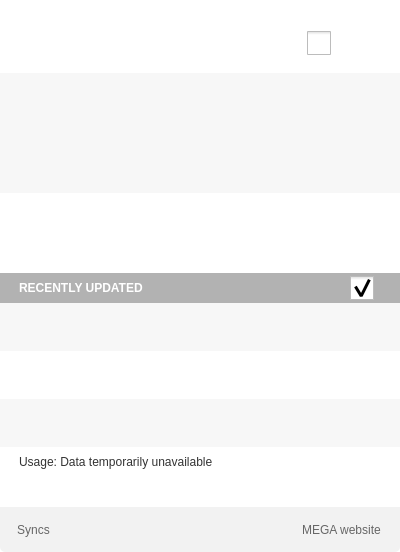
<?xml version="1.0" encoding="UTF-8"?>
<ui version="4.0">
 <class>InfoDialog</class>
 <widget class="QDialog" name="InfoDialog">
  <property name="geometry">
   <rect>
    <x>0</x>
    <y>0</y>
    <width>400</width>
    <height>552</height>
   </rect>
  </property>
  <property name="minimumSize">
   <size>
    <width>400</width>
    <height>552</height>
   </size>
  </property>
  <property name="maximumSize">
   <size>
    <width>400</width>
    <height>552</height>
   </size>
  </property>
  <property name="windowTitle">
   <string/>
  </property>
  <property name="styleSheet">
   <string notr="true">#InfoDialog
{
background: transparent;
}

QPushButton
{
    border: none;
}

QWidget
{
font-size: 11px;
}

#wHeader
{
border-top-left-radius: 5px;
border-top-right-radius: 5px;
background-color: white;
}

#lRecentlyUpdated
{

background: rgb(178, 178, 178);
color:  rgb(255, 255, 255);
font-size: 12px;
font-weight: bold;
}

#wRecentlyUpdated
{
background: rgb(178, 178, 178);
}
#lSyncUpdated
{
color:  rgb(166, 166, 166);
font-size: 16px;
font-weight: bold;
}

#wBottom
{
background: rgb(242, 242, 242);
}

#sActiveTransfers
{
background-color: #F7F7F7;
}

#lQueued
{
color: rgb(102, 102, 102);
}

#lDownloads
{
color: rgb(102, 102, 102);
font-weight: bold;
}

#lUploads
{
color: rgb(102, 102, 102);
font-weight: bold;
}

#bUploads
{
color: rgb(102, 102, 102);
}

#bDownloads
{
color: rgb(102, 102, 102);
}

#lTotalUsed
{
font-size: 12px;
}

#lPercentageUsed
{
font-size: 12px;
}

#bSyncFolder
{
font-size: 12px;
}

#bOfficialWeb
{
font-size: 12px;
}

#lRemainingTimeD
{
font-weight: bold;
}

#lRemainingTimeU
{
font-weight: bold;
}

#lPercentageUsed
{
padding-right: 0px;
}

#wBottom
{
border-bottom-left-radius: 5px;
border-bottom-right-radius: 5px;
}

#wUsage
{
background-color: white;
}

#wTransfers
{
	background-color: #F7F7F7;
}

#wDescriptions
{
   background-color: white;
}

#pUsage
{
padding-left: 1px;
}

#wRecentLayout
{
    background-color: white;
}
</string>
  </property>
  <property name="sizeGripEnabled">
   <bool>false</bool>
  </property>
  <property name="modal">
   <bool>false</bool>
  </property>
  <layout class="QVBoxLayout" name="verticalLayout_5" stretch="0,0,0,1,0,0">
   <property name="spacing">
    <number>0</number>
   </property>
   <property name="leftMargin">
    <number>0</number>
   </property>
   <property name="topMargin">
    <number>0</number>
   </property>
   <property name="rightMargin">
    <number>0</number>
   </property>
   <property name="bottomMargin">
    <number>0</number>
   </property>
   <item>
    <widget class="QToolButton" name="toolButton">
     <property name="sizePolicy">
      <sizepolicy hsizetype="Minimum" vsizetype="Fixed">
       <horstretch>0</horstretch>
       <verstretch>0</verstretch>
      </sizepolicy>
     </property>
     <property name="styleSheet">
      <string notr="true">border: none;
padding-bottom: -1px;</string>
     </property>
     <property name="text">
      <string/>
     </property>
     <property name="icon">
      <iconset resource="Resources.qrc">
       <normaloff>:/images/top_arrow.png</normaloff>:/images/top_arrow.png</iconset>
     </property>
     <property name="iconSize">
      <size>
       <width>22</width>
       <height>11</height>
      </size>
     </property>
    </widget>
   </item>
   <item>
    <widget class="QWidget" name="wHeader" native="true">
     <property name="minimumSize">
      <size>
       <width>0</width>
       <height>60</height>
      </size>
     </property>
     <property name="maximumSize">
      <size>
       <width>16777215</width>
       <height>60</height>
      </size>
     </property>
     <layout class="QHBoxLayout" name="horizontalLayout">
      <property name="spacing">
       <number>21</number>
      </property>
      <property name="leftMargin">
       <number>17</number>
      </property>
      <property name="topMargin">
       <number>8</number>
      </property>
      <property name="rightMargin">
       <number>14</number>
      </property>
      <property name="bottomMargin">
       <number>8</number>
      </property>
      <item>
       <widget class="QPushButton" name="lHeader">
        <property name="sizePolicy">
         <sizepolicy hsizetype="Minimum" vsizetype="Minimum">
          <horstretch>0</horstretch>
          <verstretch>0</verstretch>
         </sizepolicy>
        </property>
        <property name="minimumSize">
         <size>
          <width>0</width>
          <height>0</height>
         </size>
        </property>
        <property name="maximumSize">
         <size>
          <width>16777215</width>
          <height>16777215</height>
         </size>
        </property>
        <property name="styleSheet">
         <string notr="true"/>
        </property>
        <property name="text">
         <string/>
        </property>
        <property name="icon">
         <iconset resource="Resources.qrc">
          <normaloff>:/images/mega_logo.png</normaloff>:/images/mega_logo.png</iconset>
        </property>
        <property name="iconSize">
         <size>
          <width>150</width>
          <height>60</height>
         </size>
        </property>
        <property name="flat">
         <bool>true</bool>
        </property>
       </widget>
      </item>
      <item>
       <spacer name="horizontalSpacer_2">
        <property name="orientation">
         <enum>Qt::Horizontal</enum>
        </property>
        <property name="sizeHint" stdset="0">
         <size>
          <width>40</width>
          <height>60</height>
         </size>
        </property>
       </spacer>
      </item>
      <item>
       <widget class="QCheckBox" name="bPause">
        <property name="sizePolicy">
         <sizepolicy hsizetype="Maximum" vsizetype="Maximum">
          <horstretch>0</horstretch>
          <verstretch>0</verstretch>
         </sizepolicy>
        </property>
        <property name="minimumSize">
         <size>
          <width>0</width>
          <height>0</height>
         </size>
        </property>
        <property name="maximumSize">
         <size>
          <width>16777215</width>
          <height>16777215</height>
         </size>
        </property>
        <property name="styleSheet">
         <string notr="true">
QCheckBox::indicator {
     width: 24px;
     height: 24px;
	 subcontrol-position:  center;
 }

  QCheckBox::indicator:checked
  {
    image: url(://images/tray_play_ico.png);
  }
  QCheckBox::indicator:unchecked
  {
    image: url(://images/tray_pause_ico.png);
  }
</string>
        </property>
        <property name="text">
         <string/>
        </property>
        <property name="iconSize">
         <size>
          <width>24</width>
          <height>24</height>
         </size>
        </property>
        <property name="checked">
         <bool>false</bool>
        </property>
        <property name="tristate">
         <bool>false</bool>
        </property>
       </widget>
      </item>
      <item>
       <widget class="QPushButton" name="bSettings">
        <property name="sizePolicy">
         <sizepolicy hsizetype="Maximum" vsizetype="Maximum">
          <horstretch>0</horstretch>
          <verstretch>0</verstretch>
         </sizepolicy>
        </property>
        <property name="minimumSize">
         <size>
          <width>0</width>
          <height>0</height>
         </size>
        </property>
        <property name="maximumSize">
         <size>
          <width>16777215</width>
          <height>16777215</height>
         </size>
        </property>
        <property name="styleSheet">
         <string notr="true">border: none;
</string>
        </property>
        <property name="text">
         <string/>
        </property>
        <property name="icon">
         <iconset resource="Resources.qrc">
          <normaloff>:/images/tray_preferences_ico.png</normaloff>:/images/tray_preferences_ico.png</iconset>
        </property>
        <property name="iconSize">
         <size>
          <width>24</width>
          <height>24</height>
         </size>
        </property>
        <property name="flat">
         <bool>true</bool>
        </property>
       </widget>
      </item>
     </layout>
    </widget>
   </item>
   <item>
    <widget class="QStackedWidget" name="sActiveTransfers">
     <property name="minimumSize">
      <size>
       <width>0</width>
       <height>200</height>
      </size>
     </property>
     <property name="maximumSize">
      <size>
       <width>16777215</width>
       <height>200</height>
      </size>
     </property>
     <property name="currentIndex">
      <number>1</number>
     </property>
     <widget class="QWidget" name="pUpdated">
      <property name="minimumSize">
       <size>
        <width>0</width>
        <height>200</height>
       </size>
      </property>
      <property name="maximumSize">
       <size>
        <width>16777215</width>
        <height>200</height>
       </size>
      </property>
      <layout class="QVBoxLayout" name="verticalLayout_8">
       <property name="leftMargin">
        <number>2</number>
       </property>
       <property name="topMargin">
        <number>0</number>
       </property>
       <property name="rightMargin">
        <number>0</number>
       </property>
       <property name="bottomMargin">
        <number>0</number>
       </property>
       <item>
        <widget class="QPushButton" name="label">
         <property name="minimumSize">
          <size>
           <width>0</width>
           <height>112</height>
          </size>
         </property>
         <property name="maximumSize">
          <size>
           <width>16777215</width>
           <height>112</height>
          </size>
         </property>
         <property name="styleSheet">
          <string notr="true">padding-top: 46px;</string>
         </property>
         <property name="text">
          <string/>
         </property>
         <property name="icon">
          <iconset resource="Resources.qrc">
           <normaloff>:/images/tray_updated_large_ico.png</normaloff>:/images/tray_updated_large_ico.png</iconset>
         </property>
         <property name="iconSize">
          <size>
           <width>64</width>
           <height>64</height>
          </size>
         </property>
         <property name="default">
          <bool>false</bool>
         </property>
         <property name="flat">
          <bool>false</bool>
         </property>
        </widget>
       </item>
       <item>
        <widget class="QLabel" name="lSyncUpdated">
         <property name="sizePolicy">
          <sizepolicy hsizetype="Minimum" vsizetype="Fixed">
           <horstretch>0</horstretch>
           <verstretch>0</verstretch>
          </sizepolicy>
         </property>
         <property name="minimumSize">
          <size>
           <width>0</width>
           <height>88</height>
          </size>
         </property>
         <property name="maximumSize">
          <size>
           <width>16777215</width>
           <height>88</height>
          </size>
         </property>
         <property name="font">
          <font>
           <pointsize>-1</pointsize>
           <weight>50</weight>
           <italic>false</italic>
           <bold>false</bold>
          </font>
         </property>
         <property name="styleSheet">
          <string notr="true">#lSyncUpdated
{
font: &quot;Helvetica&quot;;
font-size: 20px;
font-weight: normal;
color: #999999;
padding-bottom: 25px;
}</string>
         </property>
         <property name="text">
          <string>MEGAsync is starting</string>
         </property>
         <property name="alignment">
          <set>Qt::AlignCenter</set>
         </property>
        </widget>
       </item>
      </layout>
     </widget>
     <widget class="QWidget" name="pUpdating">
      <property name="minimumSize">
       <size>
        <width>0</width>
        <height>200</height>
       </size>
      </property>
      <property name="maximumSize">
       <size>
        <width>16777215</width>
        <height>200</height>
       </size>
      </property>
      <layout class="QVBoxLayout" name="verticalLayout_2">
       <property name="spacing">
        <number>0</number>
       </property>
       <property name="leftMargin">
        <number>0</number>
       </property>
       <property name="topMargin">
        <number>0</number>
       </property>
       <property name="rightMargin">
        <number>0</number>
       </property>
       <property name="bottomMargin">
        <number>0</number>
       </property>
       <item>
        <widget class="QWidget" name="wTransfers" native="true">
         <property name="minimumSize">
          <size>
           <width>400</width>
           <height>120</height>
          </size>
         </property>
         <property name="maximumSize">
          <size>
           <width>400</width>
           <height>120</height>
          </size>
         </property>
         <layout class="QVBoxLayout" name="verticalLayout_4">
          <property name="spacing">
           <number>0</number>
          </property>
          <property name="leftMargin">
           <number>0</number>
          </property>
          <property name="topMargin">
           <number>0</number>
          </property>
          <property name="rightMargin">
           <number>0</number>
          </property>
          <property name="bottomMargin">
           <number>0</number>
          </property>
          <item>
           <widget class="ActiveTransfer" name="wTransfer1" native="true">
            <property name="minimumSize">
             <size>
              <width>400</width>
              <height>60</height>
             </size>
            </property>
            <property name="maximumSize">
             <size>
              <width>400</width>
              <height>60</height>
             </size>
            </property>
           </widget>
          </item>
          <item>
           <widget class="ActiveTransfer" name="wTransfer2" native="true">
            <property name="minimumSize">
             <size>
              <width>400</width>
              <height>60</height>
             </size>
            </property>
            <property name="maximumSize">
             <size>
              <width>400</width>
              <height>60</height>
             </size>
            </property>
           </widget>
          </item>
         </layout>
        </widget>
       </item>
       <item>
        <widget class="QWidget" name="wDescriptions" native="true">
         <property name="minimumSize">
          <size>
           <width>0</width>
           <height>80</height>
          </size>
         </property>
         <property name="maximumSize">
          <size>
           <width>16777215</width>
           <height>80</height>
          </size>
         </property>
         <property name="styleSheet">
          <string notr="true"/>
         </property>
         <layout class="QVBoxLayout" name="verticalLayout_6" stretch="0,0">
          <property name="spacing">
           <number>0</number>
          </property>
          <property name="leftMargin">
           <number>0</number>
          </property>
          <property name="topMargin">
           <number>10</number>
          </property>
          <property name="rightMargin">
           <number>0</number>
          </property>
          <property name="bottomMargin">
           <number>10</number>
          </property>
          <item>
           <widget class="QWidget" name="wUploadDesc" native="true">
            <layout class="QHBoxLayout" name="horizontalLayout_6" stretch="1,0,0">
             <property name="spacing">
              <number>0</number>
             </property>
             <property name="leftMargin">
              <number>20</number>
             </property>
             <property name="topMargin">
              <number>0</number>
             </property>
             <property name="rightMargin">
              <number>15</number>
             </property>
             <property name="bottomMargin">
              <number>0</number>
             </property>
             <item>
              <widget class="QLabel" name="lUploads">
               <property name="styleSheet">
                <string notr="true">color: rgb(102, 102, 102);</string>
               </property>
               <property name="text">
                <string/>
               </property>
              </widget>
             </item>
             <item>
              <widget class="QLabel" name="lRemainingTimeU">
               <property name="minimumSize">
                <size>
                 <width>60</width>
                 <height>0</height>
                </size>
               </property>
               <property name="maximumSize">
                <size>
                 <width>60</width>
                 <height>16777215</height>
                </size>
               </property>
               <property name="styleSheet">
                <string notr="true">margin-right: 8px;
color: rgb(102, 102, 102);</string>
               </property>
               <property name="text">
                <string/>
               </property>
               <property name="alignment">
                <set>Qt::AlignCenter</set>
               </property>
              </widget>
             </item>
             <item>
              <widget class="QPushButton" name="pushButton">
               <property name="sizePolicy">
                <sizepolicy hsizetype="Maximum" vsizetype="Minimum">
                 <horstretch>0</horstretch>
                 <verstretch>0</verstretch>
                </sizepolicy>
               </property>
               <property name="text">
                <string/>
               </property>
               <property name="icon">
                <iconset resource="Resources.qrc">
                 <normaloff>:/images/upload_timer_ico.png</normaloff>:/images/upload_timer_ico.png</iconset>
               </property>
               <property name="iconSize">
                <size>
                 <width>24</width>
                 <height>24</height>
                </size>
               </property>
               <property name="flat">
                <bool>true</bool>
               </property>
              </widget>
             </item>
            </layout>
           </widget>
          </item>
          <item>
           <widget class="QWidget" name="wDownloadDesc" native="true">
            <layout class="QHBoxLayout" name="horizontalLayout_5" stretch="1,0,0">
             <property name="spacing">
              <number>0</number>
             </property>
             <property name="leftMargin">
              <number>20</number>
             </property>
             <property name="topMargin">
              <number>0</number>
             </property>
             <property name="rightMargin">
              <number>15</number>
             </property>
             <property name="bottomMargin">
              <number>0</number>
             </property>
             <item>
              <widget class="QLabel" name="lDownloads">
               <property name="styleSheet">
                <string notr="true">color: rgb(102, 102, 102);</string>
               </property>
               <property name="text">
                <string/>
               </property>
              </widget>
             </item>
             <item>
              <widget class="QLabel" name="lRemainingTimeD">
               <property name="minimumSize">
                <size>
                 <width>60</width>
                 <height>0</height>
                </size>
               </property>
               <property name="maximumSize">
                <size>
                 <width>60</width>
                 <height>16777215</height>
                </size>
               </property>
               <property name="styleSheet">
                <string notr="true">margin-right: 8px;
color: rgb(102, 102, 102);</string>
               </property>
               <property name="text">
                <string/>
               </property>
               <property name="alignment">
                <set>Qt::AlignCenter</set>
               </property>
              </widget>
             </item>
             <item>
              <widget class="QPushButton" name="pushButton_2">
               <property name="sizePolicy">
                <sizepolicy hsizetype="Maximum" vsizetype="Minimum">
                 <horstretch>0</horstretch>
                 <verstretch>0</verstretch>
                </sizepolicy>
               </property>
               <property name="text">
                <string/>
               </property>
               <property name="icon">
                <iconset resource="Resources.qrc">
                 <normaloff>:/images/download_timer_ico.png</normaloff>:/images/download_timer_ico.png</iconset>
               </property>
               <property name="iconSize">
                <size>
                 <width>24</width>
                 <height>24</height>
                </size>
               </property>
               <property name="flat">
                <bool>true</bool>
               </property>
              </widget>
             </item>
            </layout>
           </widget>
          </item>
         </layout>
        </widget>
       </item>
      </layout>
     </widget>
    </widget>
   </item>
   <item>
    <widget class="QWidget" name="wRecent" native="true">
     <property name="minimumSize">
      <size>
       <width>400</width>
       <height>0</height>
      </size>
     </property>
     <property name="maximumSize">
      <size>
       <width>400</width>
       <height>16777215</height>
      </size>
     </property>
     <layout class="QVBoxLayout" name="verticalLayout_7">
      <property name="spacing">
       <number>0</number>
      </property>
      <property name="leftMargin">
       <number>0</number>
      </property>
      <property name="topMargin">
       <number>0</number>
      </property>
      <property name="rightMargin">
       <number>0</number>
      </property>
      <property name="bottomMargin">
       <number>0</number>
      </property>
      <item>
       <widget class="QWidget" name="wRecentlyUpdated" native="true">
        <property name="minimumSize">
         <size>
          <width>0</width>
          <height>30</height>
         </size>
        </property>
        <property name="maximumSize">
         <size>
          <width>16777215</width>
          <height>30</height>
         </size>
        </property>
        <layout class="QHBoxLayout" name="horizontalLayout_3" stretch="1,0">
         <property name="spacing">
          <number>0</number>
         </property>
         <property name="leftMargin">
          <number>19</number>
         </property>
         <property name="topMargin">
          <number>0</number>
         </property>
         <property name="rightMargin">
          <number>26</number>
         </property>
         <property name="bottomMargin">
          <number>0</number>
         </property>
         <item>
          <widget class="QLabel" name="lRecentlyUpdated">
           <property name="sizePolicy">
            <sizepolicy hsizetype="Preferred" vsizetype="Preferred">
             <horstretch>0</horstretch>
             <verstretch>0</verstretch>
            </sizepolicy>
           </property>
           <property name="minimumSize">
            <size>
             <width>0</width>
             <height>0</height>
            </size>
           </property>
           <property name="maximumSize">
            <size>
             <width>16777215</width>
             <height>16777215</height>
            </size>
           </property>
           <property name="styleSheet">
            <string notr="true"/>
           </property>
           <property name="text">
            <string>RECENTLY UPDATED</string>
           </property>
          </widget>
         </item>
         <item>
          <widget class="QCheckBox" name="cRecentlyUpdated">
           <property name="sizePolicy">
            <sizepolicy hsizetype="Preferred" vsizetype="Preferred">
             <horstretch>0</horstretch>
             <verstretch>0</verstretch>
            </sizepolicy>
           </property>
           <property name="minimumSize">
            <size>
             <width>24</width>
             <height>24</height>
            </size>
           </property>
           <property name="maximumSize">
            <size>
             <width>24</width>
             <height>24</height>
            </size>
           </property>
           <property name="styleSheet">
            <string notr="true">QCheckBox::indicator {
     width: 24px;
     height: 24px;
	 subcontrol-position:  center;
 }

  QCheckBox::indicator:checked
  {
    image: url(://images/collapse_down.png);
  }
  QCheckBox::indicator:unchecked
  {
    image: url(://images/collapse_up.png);
  }</string>
           </property>
           <property name="iconSize">
            <size>
             <width>24</width>
             <height>24</height>
            </size>
           </property>
           <property name="checked">
            <bool>true</bool>
           </property>
          </widget>
         </item>
        </layout>
       </widget>
      </item>
      <item>
       <widget class="QWidget" name="wRecentLayout" native="true">
        <property name="minimumSize">
         <size>
          <width>400</width>
          <height>0</height>
         </size>
        </property>
        <property name="maximumSize">
         <size>
          <width>400</width>
          <height>16777215</height>
         </size>
        </property>
        <layout class="QVBoxLayout" name="verticalLayout">
         <property name="spacing">
          <number>0</number>
         </property>
         <property name="leftMargin">
          <number>0</number>
         </property>
         <property name="topMargin">
          <number>0</number>
         </property>
         <property name="rightMargin">
          <number>0</number>
         </property>
         <property name="bottomMargin">
          <number>0</number>
         </property>
         <item>
          <widget class="RecentFile" name="wRecent1" native="true">
           <property name="minimumSize">
            <size>
             <width>400</width>
             <height>48</height>
            </size>
           </property>
           <property name="maximumSize">
            <size>
             <width>400</width>
             <height>48</height>
            </size>
           </property>
           <property name="styleSheet">
            <string notr="true">background-color: #F7F7F7;</string>
           </property>
          </widget>
         </item>
         <item>
          <widget class="RecentFile" name="wRecent2" native="true">
           <property name="minimumSize">
            <size>
             <width>400</width>
             <height>48</height>
            </size>
           </property>
           <property name="maximumSize">
            <size>
             <width>400</width>
             <height>48</height>
            </size>
           </property>
          </widget>
         </item>
         <item>
          <widget class="RecentFile" name="wRecent3" native="true">
           <property name="minimumSize">
            <size>
             <width>400</width>
             <height>48</height>
            </size>
           </property>
           <property name="maximumSize">
            <size>
             <width>400</width>
             <height>48</height>
            </size>
           </property>
           <property name="layoutDirection">
            <enum>Qt::LeftToRight</enum>
           </property>
           <property name="styleSheet">
            <string notr="true">background-color: #F7F7F7;</string>
           </property>
          </widget>
         </item>
        </layout>
       </widget>
      </item>
     </layout>
    </widget>
   </item>
   <item alignment="Qt::AlignVCenter">
    <widget class="QWidget" name="wUsage" native="true">
     <property name="sizePolicy">
      <sizepolicy hsizetype="Preferred" vsizetype="Preferred">
       <horstretch>0</horstretch>
       <verstretch>0</verstretch>
      </sizepolicy>
     </property>
     <property name="minimumSize">
      <size>
       <width>0</width>
       <height>60</height>
      </size>
     </property>
     <property name="maximumSize">
      <size>
       <width>16777215</width>
       <height>60</height>
      </size>
     </property>
     <property name="styleSheet">
      <string notr="true"/>
     </property>
     <layout class="QVBoxLayout" name="verticalLayout_3">
      <property name="spacing">
       <number>0</number>
      </property>
      <property name="leftMargin">
       <number>19</number>
      </property>
      <property name="topMargin">
       <number>8</number>
      </property>
      <property name="rightMargin">
       <number>19</number>
      </property>
      <property name="bottomMargin">
       <number>8</number>
      </property>
      <item>
       <widget class="QWidget" name="widget_8" native="true">
        <property name="sizePolicy">
         <sizepolicy hsizetype="Minimum" vsizetype="Preferred">
          <horstretch>0</horstretch>
          <verstretch>0</verstretch>
         </sizepolicy>
        </property>
        <property name="minimumSize">
         <size>
          <width>0</width>
          <height>20</height>
         </size>
        </property>
        <property name="maximumSize">
         <size>
          <width>362</width>
          <height>20</height>
         </size>
        </property>
        <layout class="QHBoxLayout" name="horizontalLayout_4">
         <property name="spacing">
          <number>0</number>
         </property>
         <property name="leftMargin">
          <number>0</number>
         </property>
         <property name="topMargin">
          <number>0</number>
         </property>
         <property name="rightMargin">
          <number>1</number>
         </property>
         <property name="bottomMargin">
          <number>0</number>
         </property>
         <item>
          <widget class="QLabel" name="lTotalUsed">
           <property name="sizePolicy">
            <sizepolicy hsizetype="Preferred" vsizetype="Preferred">
             <horstretch>0</horstretch>
             <verstretch>0</verstretch>
            </sizepolicy>
           </property>
           <property name="minimumSize">
            <size>
             <width>0</width>
             <height>20</height>
            </size>
           </property>
           <property name="maximumSize">
            <size>
             <width>16777215</width>
             <height>20</height>
            </size>
           </property>
           <property name="styleSheet">
            <string notr="true">#lTotalUsed
{
font: &quot;Helvetica&quot;;
font-size: 12px;
font-weight: normal;
color: #333333;
}</string>
           </property>
           <property name="text">
            <string>Usage: Data temporarily unavailable</string>
           </property>
           <property name="alignment">
            <set>Qt::AlignLeading|Qt::AlignLeft|Qt::AlignTop</set>
           </property>
          </widget>
         </item>
         <item>
          <widget class="QLabel" name="lPercentageUsed">
           <property name="sizePolicy">
            <sizepolicy hsizetype="Preferred" vsizetype="Preferred">
             <horstretch>0</horstretch>
             <verstretch>0</verstretch>
            </sizepolicy>
           </property>
           <property name="minimumSize">
            <size>
             <width>0</width>
             <height>20</height>
            </size>
           </property>
           <property name="maximumSize">
            <size>
             <width>16777215</width>
             <height>20</height>
            </size>
           </property>
           <property name="styleSheet">
            <string notr="true">#lPercentageUsed
{
font: &quot;Helvetica&quot;;
font-size: 12px;
font-weight: normal;
color: #333333;
}
</string>
           </property>
           <property name="text">
            <string/>
           </property>
           <property name="alignment">
            <set>Qt::AlignRight|Qt::AlignTop|Qt::AlignTrailing</set>
           </property>
          </widget>
         </item>
        </layout>
       </widget>
      </item>
      <item>
       <widget class="UsageProgressBar" name="pUsage" native="true">
        <property name="sizePolicy">
         <sizepolicy hsizetype="Preferred" vsizetype="Preferred">
          <horstretch>0</horstretch>
          <verstretch>0</verstretch>
         </sizepolicy>
        </property>
        <property name="minimumSize">
         <size>
          <width>362</width>
          <height>24</height>
         </size>
        </property>
        <property name="maximumSize">
         <size>
          <width>362</width>
          <height>24</height>
         </size>
        </property>
       </widget>
      </item>
     </layout>
    </widget>
   </item>
   <item>
    <widget class="QWidget" name="wBottom" native="true">
     <property name="minimumSize">
      <size>
       <width>0</width>
       <height>45</height>
      </size>
     </property>
     <property name="maximumSize">
      <size>
       <width>16777215</width>
       <height>45</height>
      </size>
     </property>
     <layout class="QHBoxLayout" name="horizontalLayout_2">
      <property name="spacing">
       <number>0</number>
      </property>
      <property name="leftMargin">
       <number>17</number>
      </property>
      <property name="topMargin">
       <number>0</number>
      </property>
      <property name="rightMargin">
       <number>19</number>
      </property>
      <property name="bottomMargin">
       <number>0</number>
      </property>
      <item>
       <widget class="QPushButton" name="bSyncFolder">
        <property name="minimumSize">
         <size>
          <width>0</width>
          <height>45</height>
         </size>
        </property>
        <property name="maximumSize">
         <size>
          <width>16777215</width>
          <height>45</height>
         </size>
        </property>
        <property name="styleSheet">
         <string notr="true">#bSyncFolder
{
border: none;
font: &quot;Helvetica&quot;;
font-size: 12px;
font-weight: normal;
color: #666666;
}</string>
        </property>
        <property name="text">
         <string>Syncs</string>
        </property>
        <property name="icon">
         <iconset>
          <normaloff>://images/tray_folder_ico.png</normaloff>://images/tray_folder_ico.png</iconset>
        </property>
        <property name="iconSize">
         <size>
          <width>24</width>
          <height>24</height>
         </size>
        </property>
        <property name="flat">
         <bool>true</bool>
        </property>
       </widget>
      </item>
      <item>
       <spacer name="horizontalSpacer">
        <property name="orientation">
         <enum>Qt::Horizontal</enum>
        </property>
        <property name="sizeHint" stdset="0">
         <size>
          <width>40</width>
          <height>20</height>
         </size>
        </property>
       </spacer>
      </item>
      <item>
       <widget class="QPushButton" name="bOfficialWebIcon">
        <property name="sizePolicy">
         <sizepolicy hsizetype="Minimum" vsizetype="Preferred">
          <horstretch>0</horstretch>
          <verstretch>0</verstretch>
         </sizepolicy>
        </property>
        <property name="minimumSize">
         <size>
          <width>36</width>
          <height>0</height>
         </size>
        </property>
        <property name="maximumSize">
         <size>
          <width>36</width>
          <height>16777215</height>
         </size>
        </property>
        <property name="styleSheet">
         <string notr="true">border: none;</string>
        </property>
        <property name="text">
         <string/>
        </property>
        <property name="icon">
         <iconset resource="Resources.qrc">
          <normaloff>:/images/tray_web_ico@2x.png</normaloff>:/images/tray_web_ico@2x.png</iconset>
        </property>
        <property name="iconSize">
         <size>
          <width>24</width>
          <height>24</height>
         </size>
        </property>
        <property name="flat">
         <bool>true</bool>
        </property>
       </widget>
      </item>
      <item>
       <widget class="QPushButton" name="bOfficialWeb">
        <property name="minimumSize">
         <size>
          <width>0</width>
          <height>45</height>
         </size>
        </property>
        <property name="maximumSize">
         <size>
          <width>16777215</width>
          <height>45</height>
         </size>
        </property>
        <property name="styleSheet">
         <string notr="true">#bOfficialWeb
{
border: none;
font: &quot;Helvetica&quot;;
font-size: 12px;
font-weight: normal;
color: #666666;
}
</string>
        </property>
        <property name="text">
         <string>MEGA website</string>
        </property>
        <property name="flat">
         <bool>true</bool>
        </property>
       </widget>
      </item>
     </layout>
    </widget>
   </item>
  </layout>
 </widget>
 <customwidgets>
  <customwidget>
   <class>ActiveTransfer</class>
   <extends>QWidget</extends>
   <header>ActiveTransfer.h</header>
   <container>1</container>
  </customwidget>
  <customwidget>
   <class>RecentFile</class>
   <extends>QWidget</extends>
   <header>RecentFile.h</header>
   <container>1</container>
  </customwidget>
  <customwidget>
   <class>UsageProgressBar</class>
   <extends>QWidget</extends>
   <header>UsageProgressBar.h</header>
   <container>1</container>
  </customwidget>
 </customwidgets>
 <resources>
  <include location="Resources.qrc"/>
 </resources>
 <connections/>
</ui>
